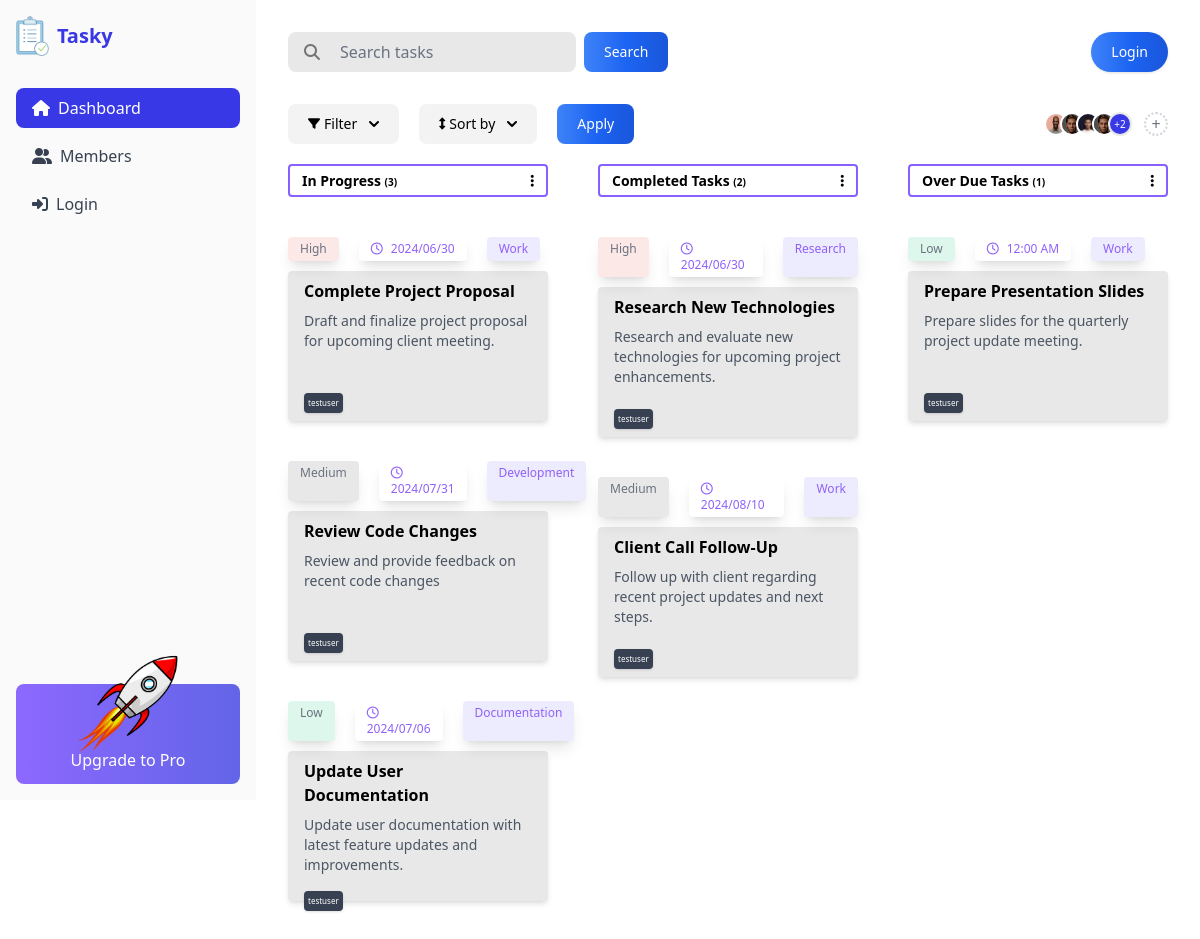
The page / on the database its author committed.
### task/models.py (models this page shows, shortened)
class Task(models.Model):
    STATUS_CHOICES = [
        ('In Progress', 'In Progress'),
        ('Completed', 'Completed'),
        ('Overdue', 'Overdue'),
        ]
    PRIORITY_CHOICES = [
        ('Low', 'Low'),
        ('Medium', 'Medium'),
        ('High', 'High'),
    ]
    title = models.CharField(max_length=40)
    description = models.TextField()
    status = models.CharField(max_length=20, choices=STATUS_CHOICES)
    priority = models.CharField(max_length=20, choices=PRIORITY_CHOICES)
    due_date = models.DateTimeField()
    category = models.CharField(max_length=20)
    assigned_to = models.ForeignKey(User, on_delete=models.CASCADE, related_name="tasks")
    objects = TaskManager()
    def get_formatted_due_date(self):
        now = datetime.now()
        tomorrow = now + timedelta(days=1)
        if self.due_date.date() == now.date():
            return self.due_date.strftime("%I:%M %p")  # Return time alone if due today
        elif self.due_date.date() == tomorrow.date():
            return "Tomorrow"  # Return "Tomorrow" if due tomorrow
        else:
            return self.due_date.strftime("%Y/%m/%d")  # Return full date for other days

### task/views.py (the view)
# urls.py: path("", views.TaskListView.as_view(), name="home"),
class TaskListView(ListView):
    model = Task
    template_name = 'home.html'
    context_object_name = 'tasks'
    def get_context_data(self,*args, **kwargs):
        context = super().get_context_data(*args,**kwargs)
        context["completed_tasks"] = self.get_completed_task()
        context["in_progress_tasks"] = self.get_in_progress_task()
        context["overdue_tasks"] = self.get_overdue_task()
        context["categories"] = self.get_category_list()
        if self.request.user.is_authenticated:
            context['users'] = User.objects.all().exclude(id=self.request.user.id)
        return context
    def get_completed_task(self):
        completed_tasks = Task.objects.completed()
        return completed_tasks
    def get_in_progress_task(self):
        in_progress_tasks = Task.objects.in_progress()
        return in_progress_tasks
    def get_overdue_task(self):
        overdued_tasks = Task.objects.overdue()
        return overdued_tasks
    def get_category_list(self):
        categories = Task.objects.annotate(lower_category=Lower('category')).values_list('lower_category', flat=True).distinct()
        return categories

### templates/home.html (shortened to what this page needs)
{% extends "base.html" %}
{% load static %}
{% load custom_filters %}
{% block content %}
<div class="flex flex-col lg:flex-row">
  <div
    class="w-full flex flex-col lg:w-64 bg-lightGray p-4 lg:h-screen lg:fixed"
  >
    <div class="flex items-center justify-between lg:mb-8">
      <a href="{% url 'home' %}" class="flex items-center">
        <img src="{% static '/images/logo.png' %}" alt="Logo" class="h-10" />
        <span class="ml-2 text-xl font-bold text-darkBlue">Tasky</span>
      </a>
    </div>
    <div id="nav-menu" class="hidde lg:flex h-full w-full mt-10 lg:mt-0">
      <div
        class="flex gap-3 flex-wrap lg:flex-col w-full h-full items-center lg:items-start"
      >
        <nav
          class="w-full flex items-start lg:items-start flex-1 flex-col space-y-2"
        >
          <a
            href="#"
            class="flex items-center gap-2 lg:w-full text-white py-2 px-4 rounded-lg bg-darkBlue"
            ><i class="fa-solid fa-house"></i>Dashboard</a
          >
          <a
            href="#"
            class="flex items-center gap-2 lg:w-full text-gray-700 py-2 px-4 rounded-lg hover:bg-gray-100"
            ><i class="fas fa-user-friends"></i>Members</a
          >
          {% if not request.user.is_authenticated %}
          <a
            href="/auth/"
            class="flex items-center gap-2 lg:w-full text-gray-700 py-2 px-4 rounded-lg hover:bg-gray-100"
            ><i class="fa-solid fa-right-to-bracket"></i>Login</a
          >
          {% endif %}
        </nav>
        <div
          class="relative lg:mt-5 lg:mt-auto lg:flex lg:h-[100px] max-w-[200px] w-full lg:max-w-full"
        >
          <a
            href="#"
            class="hidden w-full lg:flex gap-2 lg:flex-col flex-row-reverse items-center justify-center lg:justify-end p-3 bg-gradient-to-r from-[#8D68FF] to-[#6265E7] text-white rounded-lg"
          >
            <img
              src="{% static './images/rocket-icon.png' %}"
              alt="Upgrade"
              class="lg:absolute bottom-[30%] h-[30px] lg:h-[100px]"
            />
            <span>Upgrade to Pro</span>
          </a>
        </div>
      </div>
    </div>
  </div>
  <div class="flex-1 p-4 md:p-8 lg:ms-64">
    <div class="flex flex-col md:flex-row justify-between items-center mb-8">
      <div class="flex gap-2 justify-center items-center">
        <div
          class="flex items-center gap-2 w-full md:w-72 text-black/50 bg-darkGray px-4 mb-4 md:mb-0 border-0 rounded-lg"
        >
          <i class="fas fa-search"></i>
          <input
            type="text"
            id="search_task"
            placeholder="Search tasks"
            class="py-2 w-full bg-transparent !outline-none !border-none focus:ring-0 ring-0"
          />
        </div>
        <button
          type="button"
          class="text-white bg-gradient-to-r from-blue-500 via-blue-600 to-blue-700 hover:bg-gradient-to-br focus:ring-4 focus:outline-none focus:ring-blue-300 dark:focus:ring-blue-800 font-medium rounded-lg text-sm px-5 py-2.5 text-center mb-4 md:mb-0"
          id="searchButton"
        >
          Search
        </button>
      </div>
      <div class="flex items-center gap-5">
        {% if request.user.is_authenticated %}
        <div
          class="text-[8px] bg-[#374151] p-1 shadow rounded text-white text-white bg-gradient-to-r from-blue-500 via-blue-600 to-blue-700 hover:bg-gradient-to-br focus:ring-4 focus:outline-none focus:ring-blue-300 dark:focus:ring-blue-800 font-medium rounded-full text-sm px-5 py-2.5 text-center mb-4 md:mb-0"
        >
          {{ request.user }}
        </div>
        {% else %}
        <a
          href="/auth/"
          class="text-[8px] bg-[#374151] p-1 shadow rounded text-white text-white bg-gradient-to-r from-blue-500 via-blue-600 to-blue-700 hover:bg-gradient-to-br focus:ring-4 focus:outline-none focus:ring-blue-300 dark:focus:ring-blue-800 font-medium rounded-full text-sm px-5 py-2.5 text-center mb-4 md:mb-0 hidden lg:block"
        >
          Login
        </a>
        {% endif %}
      </div>
    </div>
    <div
      class="flex gap-5 flex-wrap justify-center md:justify-between items-center mb-8"
    >
      <div class="flex gap-5 text-sm">
        <button
          id="dropdownRadioBgHoverButton"
          data-dropdown-toggle="filterDropDown"
          class="text-black bg-darkGray/50 hover:bg-darkGray font-medium rounded-lg text-sm px-5 py-2.5 text-center inline-flex items-center dark:bg-blue-600 dark:hover:bg-blue-700 dark:focus:ring-blue-800"
          type="button"
        >
          <i class="fas fa-filter text-xs mr-1"></i>Filter
          <svg
            class="w-2.5 h-2.5 ms-3"
            aria-hidden="true"
            xmlns="http://www.w3.org/2000/svg"
            fill="none"
            viewBox="0 0 10 6"
          >
            <path
              stroke="currentColor"
              stroke-linecap="round"
              stroke-linejoin="round"
              stroke-width="2"
              d="m1 1 4 4 4-4"
            />
          </svg>
        </button>
        <button
          id="dropdownRadioBgHoverButton"
          data-dropdown-toggle="SortDropDown"
          class="text-black bg-darkGray/50 hover:bg-darkGray font-medium rounded-lg text-sm px-5 py-2.5 text-center inline-flex items-center dark:bg-blue-600 dark:hover:bg-blue-700 dark:focus:ring-blue-800"
          type="button"
        >
          <i class="fas fa-arrows-alt-v text-xs mr-1"></i>Sort by
          <svg
            class="w-2.5 h-2.5 ms-3"
            aria-hidden="true"
            xmlns="http://www.w3.org/2000/svg"
            fill="none"
            viewBox="0 0 10 6"
          >
            <path
              stroke="currentColor"
              stroke-linecap="round"
              stroke-linejoin="round"
              stroke-width="2"
              d="m1 1 4 4 4-4"
            />
          </svg>
        </button>
        <button
          type="button"
          class="text-white bg-gradient-to-r from-blue-500 via-blue-600 to-blue-700 hover:bg-gradient-to-br focus:ring-4 focus:outline-none focus:ring-blue-300 dark:focus:ring-blue-800 font-medium rounded-lg text-sm px-5 py-2.5 text-center mb-4 md:mb-0"
          id="fiterandsortButton"
        >
          Apply
        </button>
      </div>
      <div class="flex items-center gap-5">
        <div class="flex items-center gap-3">
          <div class="flex -space-x-2">
            <img
              src="{% static './images/avatar1.jpg' %}"
              alt="User"
              class="w-6 h-6 rounded-full border-2 border-white"
            />
            <img
              src="{% static './images/avatar3.png' %}"
              alt="User"
              class="w-6 h-6 rounded-full border-2 border-white"
            />
            <img
              src="{% static './images/avatar2.avif' %}"
              alt="User"
              class="w-6 h-6 rounded-full border-2 border-white"
            />
            <img
              src="{% static './images/avatar3.png' %}"
              alt="User"
              class="w-6 h-6 rounded-full border-2 border-white"
            />
            <div
              class="flex justify-center items-center text-white text-[10px] w-6 h-6 rounded-full border-2 border-darkGray bg-[#3938E6]"
            >
              +2
            </div>
          </div>
          <div
            class="flex items-center justify-center w-6 h-6 border-2 border-dotted border-gray-300 text-gray-500 rounded-full"
          >
            +
          </div>
        </div>
      </div>
      <div
        class="grid grid-cols-1 md:grid-cols-2 lg:grid-cols-3 gap-x-[50px] justify-between"
      >
        <div>
          <div
            class="flex justify-between items-center gap-1 text-[14px] font-semibold border-2 border-borderColor px-3 py-1 rounded mb-4"
          >
            <h2>
              In Progress
              <span class="text-[10px]" id="in_progress_count_con"
                >({{ in_progress_tasks.count }})</span
              >
            </h2>
            <i class="fas fa-ellipsis-v"></i>
          </div>
          <div
            id="in_progress_tasks"
            class="!min-h-[50vh] sortable-list"
            data-column="In Progress"
          >
            {% for task in in_progress_tasks %}
            <div class="mt-10 handle" data-task-id="{{ task.id }}">
              <div class="flex gap-5 mb-2.5">
                <span
                  class="text-xs text-gray-500 py-1 px-3 rounded  shadow-lg {{ task.priority|priority_color }} "
                  >{{ task.priority }}</span
                >
                <span
                  class="text-xs text-purple-500 py-1 px-3 rounded shadow-lg"
                  ><i class="far fa-clock me-2"></i>{{ task.get_formatted_due_date }}</span
                >
                <span
                  class="text-xs bg-purple-100 text-purple-500 py-1 px-3 rounded shadow-lg"
                  >{{ task.category|title }}</span
                >
              </div>
              <div
                class="bg-darkGray p-4 rounded shadow-md mb-4 flex flex-col h-[150px] justify-between py-2"
              >
                <div>
                  <h3 class="font-semibold mb-2">{{ task.title|title }}</h3>
                  <p class="text-sm text-gray-600 mb-4">
                    {{ task.description|truncatechars:100 }}
                  </p>
                </div>
                <div class="">
                  <div class="flex items-center justify-between">
                    <div
                      class="text-[8px] bg-[#374151] p-1 shadow rounded text-white"
                    >
                      {{ task.assigned_to.username }}
                    </div>
                  </div>
                </div>
              </div>
            </div>
             {% endfor %}
          </div>
        </div>
        <div>
          <div
            class="flex justify-between items-center gap-1 text-[14px] font-semibold border-2 border-borderColor px-3 py-1 rounded mb-4 mt-16 md:mt-0"
          >
            <h2>
              Completed Tasks
              <span class="text-[10px]" id="completed_counnt_con"
                >({{ completed_tasks.count }})</span
              >
            </h2>
            <i class="fas fa-ellipsis-v"></i>
          </div>
          <div
            id="completed_tasks_con"
            class="min-h-[50vh] sortable-list"
            data-column="Completed"
          >
            {% for task in completed_tasks %}
            <div class="mt-10 handle" data-task-id="{{ task.id }}">
              <div class="flex gap-5 mb-2.5">
                <span
                  class="text-xs text-gray-500 py-1 px-3 rounded  shadow-lg {{ task.priority|priority_color }} "
                  >{{ task.priority }}</span
                >
                <span
                  class="text-xs text-purple-500 py-1 px-3 rounded shadow-lg"
                  ><i class="far fa-clock me-2"></i>{{ task.get_formatted_due_date }}</span
                >
                <span
                  class="text-xs bg-purple-100 text-purple-500 py-1 px-3 rounded shadow-lg"
                  >{{ task.category|title }}</span
                >
              </div>
              <div
                class="bg-darkGray p-4 rounded shadow-md mb-4 flex flex-col h-[150px] justify-between py-2"
              >
                <div>
                  <h3 class="font-semibold mb-2">{{ task.title|title }}</h3>
                  <p class="text-sm text-gray-600 mb-4">
                    {{ task.description|truncatechars:100 }}
                  </p>
                </div>
                <div class="">
                  <div class="flex items-center justify-between">
                    <div
                      class="text-[8px] bg-[#374151] p-1 shadow rounded text-white"
                    >
                      {{ task.assigned_to.username }}
                    </div>
                  </div>
                </div>
              </div>
            </div>
             {% endfor %}
          </div>
        </div>
        <div>
          <div
            class="flex justify-between items-center gap-1 text-[14px] font-semibold border-2 border-borderColor px-3 py-1 rounded mb-4 mt-16 lg:mt-0"
          >
            <h2>
              Over Due Tasks
              <span class="text-[10px]" id="overdue_count_con"
                >({{ overdue_tasks.count }})</span
              >
            </h2>
            <i class="fas fa-ellipsis-v"></i>
          </div>
          <div
            id="overdue_task_con"
            class="min-h-[50vh] sortable-list"
            data-column="Overdue"
          >
            {% for task in overdue_tasks %}
            <div class="mt-10 handle" data-task-id="{{ task.id }}">
              <div class="flex gap-5 mb-2.5">
                <span
                  class="text-xs text-gray-500 py-1 px-3 rounded  shadow-lg {{ task.priority|priority_color }} "
                  >{{ task.priority }}</span
                >
                <span
                  class="text-xs text-purple-500 py-1 px-3 rounded shadow-lg"
                  ><i class="far fa-clock me-2"></i>{{ task.get_formatted_due_date }}</span
                >
                <span
                  class="text-xs bg-purple-100 text-purple-500 py-1 px-3 rounded shadow-lg"
                  >{{ task.category|title }}</span
                >
              </div>
              <div
                class="bg-darkGray p-4 rounded shadow-md mb-4 flex flex-col h-[150px] justify-between py-2"
              >
                <div>
                  <h3 class="font-semibold mb-2">{{ task.title|title }}</h3>
                  <p class="text-sm text-gray-600 mb-4">
                    {{ task.description|truncatechars:100 }}
                  </p>
                </div>
                <div class="">
                  <div class="flex items-center justify-between">
                    <div
                      class="text-[8px] bg-[#374151] p-1 shadow rounded text-white"
                    >
                      {{ task.assigned_to.username }}
                    </div>
                  </div>
                </div>
              </div>
            </div>
             {% endfor %}
          </div>
        </div>
      </div>
    </div>
  </div>
</div>
{% endblock content %}

### rows shown on the page
Task: priority "High", get_formatted_due_date "2024/06/30", category "Work", title "Complete Project Proposal", description "Draft and finalize project proposal for upcoming client meeting.", assigned_to.username "testuser"
Task: priority "Medium", get_formatted_due_date "2024/07/31", category "Development", title "Review Code Changes", description "Review and provide feedback on recent code changes", assigned_to.username "testuser"
Task: priority "Low", get_formatted_due_date "2024/07/06", category "Documentation", title "Update User Documentation", description "Update user documentation with latest feature updates and improvements.", assigned_to.username "testuser"
Task: priority "High", get_formatted_due_date "2024/06/30", category "Research", title "Research New Technologies", description "Research and evaluate new technologies for upcoming project enhancements.", assigned_to.username "testuser"
Task: priority "Medium", get_formatted_due_date "2024/08/10", category "Work", title "Client Call Follow-Up", description "Follow up with client regarding recent project updates and next steps.", assigned_to.username "testuser"
Task: priority "Low", get_formatted_due_date "12:00 AM", category "Work", title "Prepare Presentation Slides", description "Prepare slides for the quarterly project update meeting.", assigned_to.username "testuser"

### other values the page prints
{{ in_progress_tasks.count }} "3"
{{ completed_tasks.count }} "2"
{{ overdue_tasks.count }} "1"
